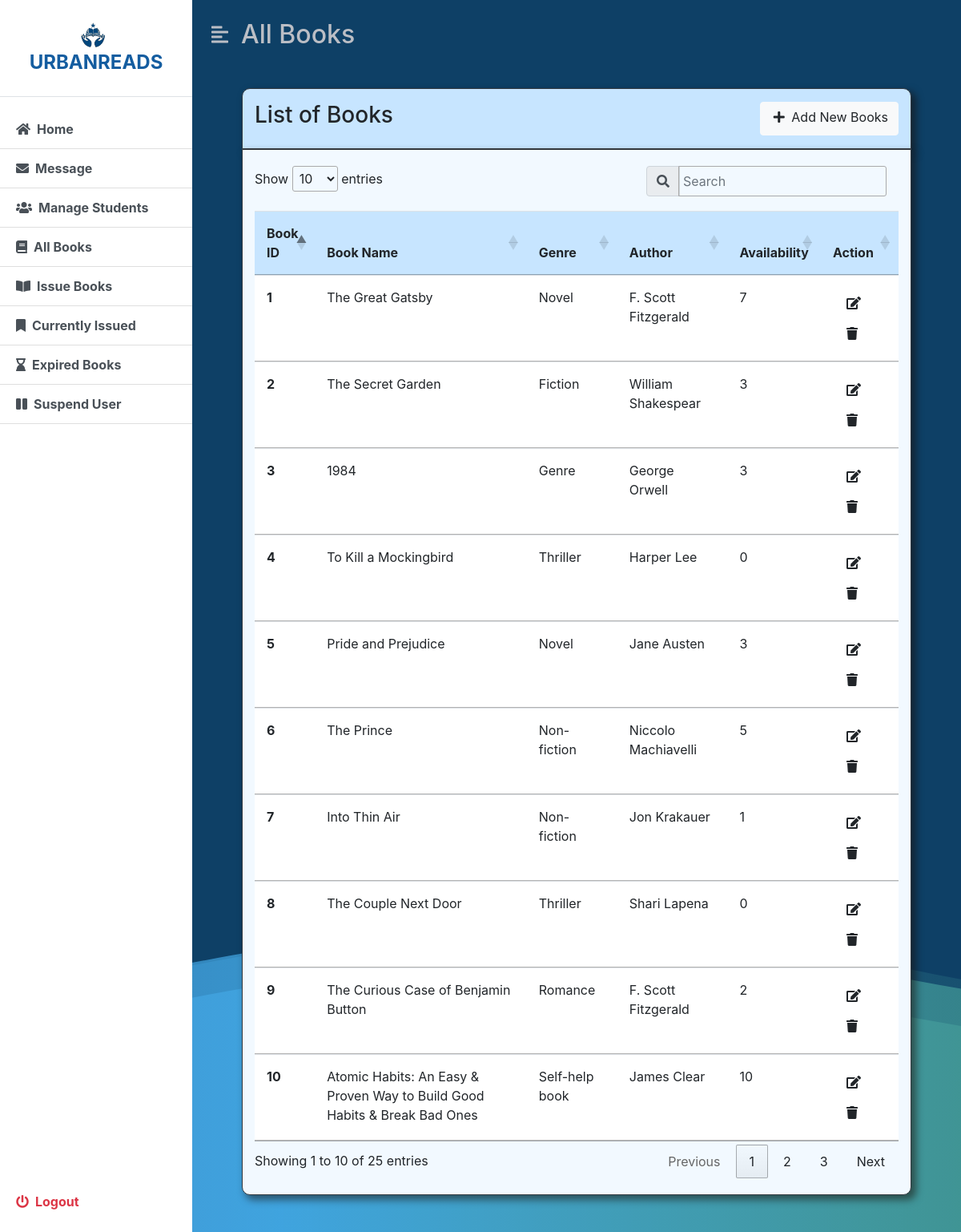
/admin/allBooks.php (signed in), run on an earlier commit of the app's database.
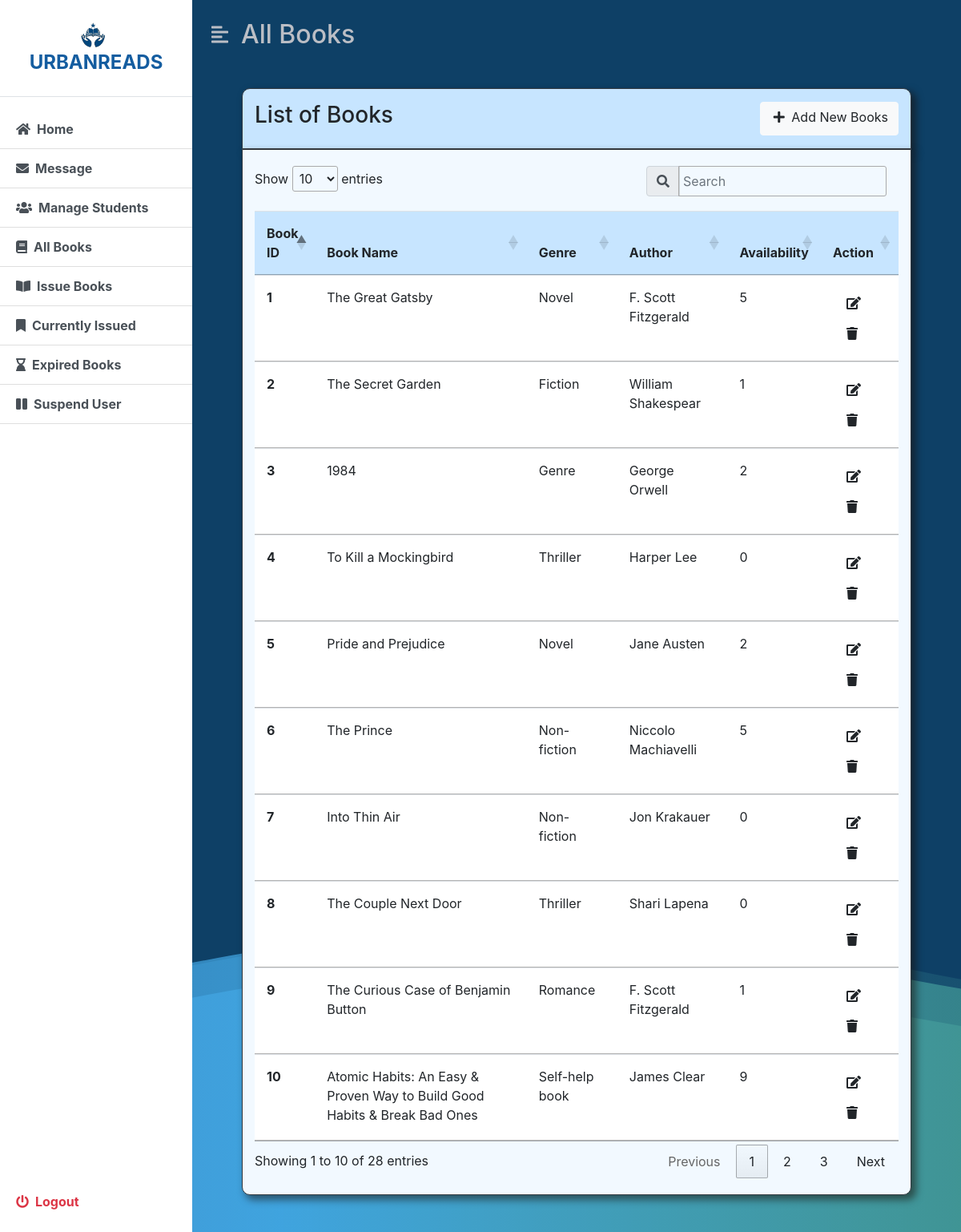
And on a later commit of the database.
### tables this page shows
CREATE TABLE `books` (
  `book_id` int(11) NOT NULL,
  `title` varchar(100) NOT NULL,
  `author` varchar(50) NOT NULL,
  `genre` varchar(30) NOT NULL,
  `ISBN` varchar(16) NOT NULL,
  `summary` text NOT NULL,
  `copies` int(5) NOT NULL,
  `file_name` varchar(255) NOT NULL
);

### admin/allBooks.php (the view, shortened to what the changed rows need)
<?php
include('../dbconfig.php');
?>
<!DOCTYPE html>
<html lang="en">
<head>
    <link rel="stylesheet" href="includes/style.css">
    <link rel="stylesheet" href="Bootsrap\css\bootstrap.min.css">
    <link rel="stylesheet" href="https://cdnjs.cloudflare.com/ajax/libs/font-awesome/5.15.3/css/all.min.css" />
    <link rel="stylesheet" href="https://cdn.datatables.net/1.13.6/css/jquery.dataTables.min.css">
    <link rel="stylesheet" href="https://maxcdn.bootstrapcdn.com/bootstrap/4.5.2/css/bootstrap.min.css">
</head>
<body>
    <div class="background-container">
        <div class="d-flex" id="wrapper">
            <div id="page-content-wrapper" class="scrollable-content">
                <nav class="navbar navbar-expand-lg navbar-light bg-transparent py-4 px-4">
                    <div class="d-flex align-items-center">
                        <h2 class="fs-2 m-0 second-text">All Books</h2>
                    </div>
                </nav>
                <div class="container-fluid px-4">
                    <form action="" method="post" class="post">
                    <br>
                        <div class="container col-md-11 top border border-dark">
                            <div class="d-flex justify-content-between my-3">
                            </div>
                        </div>
                        <div class="container col-md-11 main border border-dark">
                            <table class="table table-bordered-dark" id="tbl-books">
                                <thead>
                                    <tr>
                                        <th>Book ID</th>
                                        <th>Book Name</th>
                                        <th>Genre</th>
                                        <th>Author</th>
                                        <th>Availability</th>
                                        <th>Action</th>
                                    </tr>
                                </thead>
                                <tbody>
                                <?php
                                  try {
                                            $displayBook = "SELECT * FROM books";
                                            $stmt = $pdo->prepare($displayBook);
                                            $stmt->execute();
                                            $rows = $stmt->fetchAll(PDO::FETCH_OBJ);
                                            if($stmt->rowCount() > 0){
                                            foreach ($rows as $row) {
                                            $id = $row->book_id;
                                            $title = $row->title;
                                            $author = $row->author;
                                            $genre = $row->genre;
                                            $copies = $row->copies;
                                    echo '<tr>
                                        <th>'. $id .'</th>
                                        <td> '. $title .'</td>
                                        <td>'. $genre .'</td>
                                        <td>'. $author .' </td>
                                        <td>'. $copies .'</td>
                                        <td>
                                            <a href="updateBook.php?id='. $id .'" class="btn mx-auto" data-toggle="tooltip" title="Update Book Information">
                                                <i class="fa fa-edit mx-1"></i>
                                            </a>
                                            <a class="btn mx-auto" data-toggle="tooltip" title="Delete Book" onclick="deleteBook(\'' . $id . '\')">
                                                <i class="fa fa-trash mx-1"></i>
                                            </a>
                                        </td>
                                    </tr>';
                                        }
                                        }else{
                                                echo "<script> swal('Error!', 'There is no available book at the moment', 'error'); </script>";
                                            }
                                        } catch (Throwable $th) {
                                            throw $th;
                                        }
                                ?>
                                </tbody>
                            </table>
                        </div>
                    </form>
                    <br>
                    <br>
                </div>
            </div>
        </div>
    </div>
    <link href="https://maxcdn.bootstrapcdn.com/bootstrap/4.5.2/css/bootstrap.min.css" rel="stylesheet">
</body>
</html>

What changed in the data, as far as the page shows it:
changed books "The Great Gatsby": copies "7" → "5"
changed books "The Secret Garden": copies "3" → "1"
changed books "Genre": copies "3" → "2"
changed books "Pride and Prejudice": copies "3" → "2"
changed books "Into Thin Air": copies "1" → "0"
changed books "The Curious Case of Benjamin Button": copies "2" → "1"
changed books "Atomic Habits: An Easy & Proven Way to Build Good Habits & Break Bad Ones": copies "10" → "9"
Also different on the page:
text written by a page script: "Show entries Showing 1 to 10 of 25 entries Previous 1 2 3 Next" → "Show entries Showing 1 to 10 of 28 entries Previous 1 2 3 Next"
